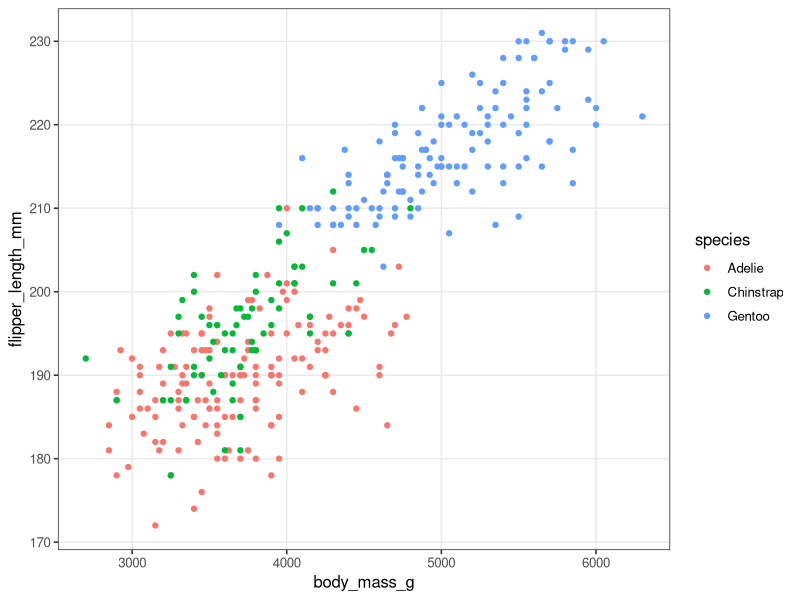
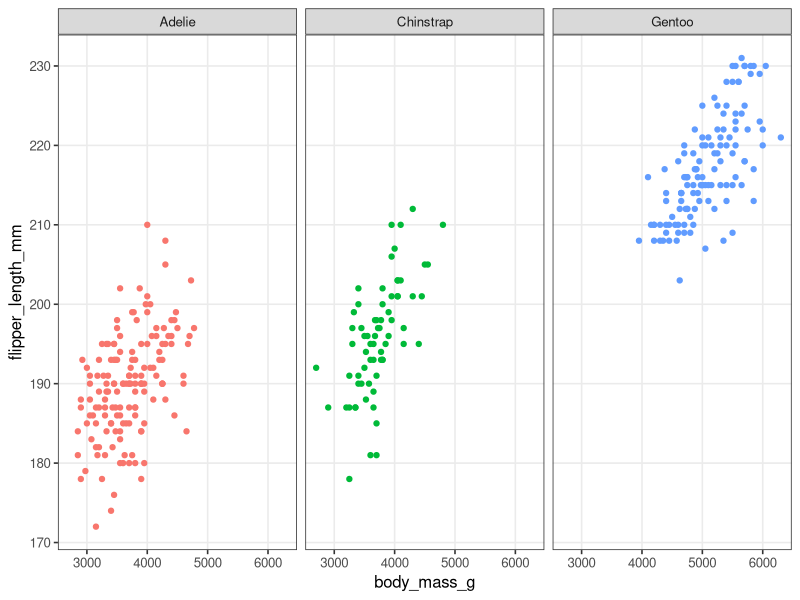
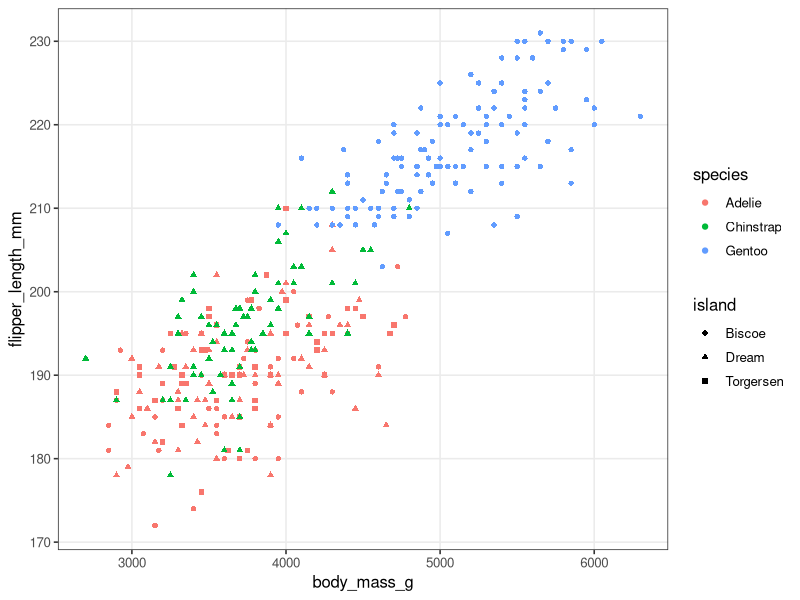
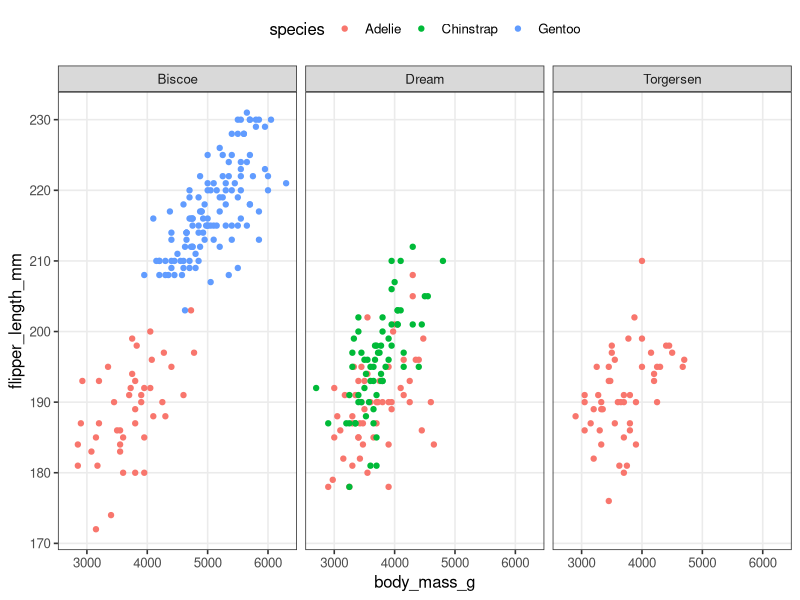
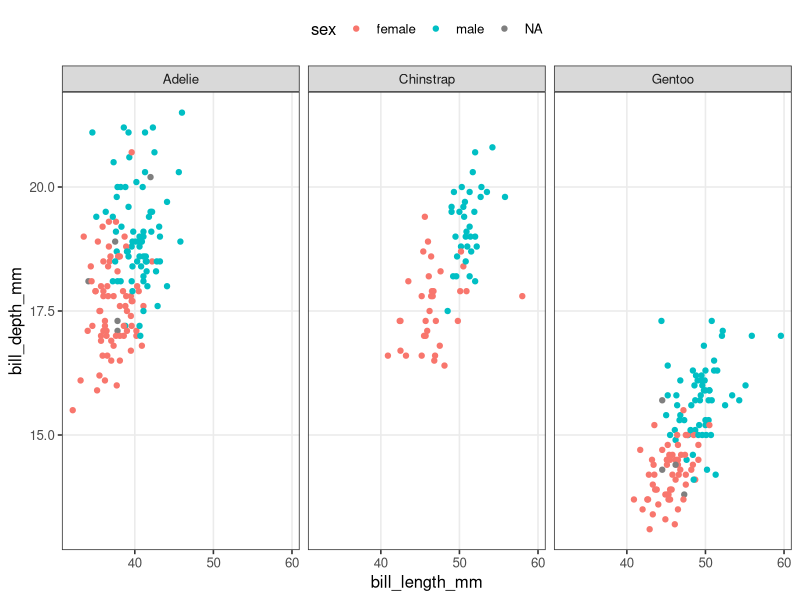
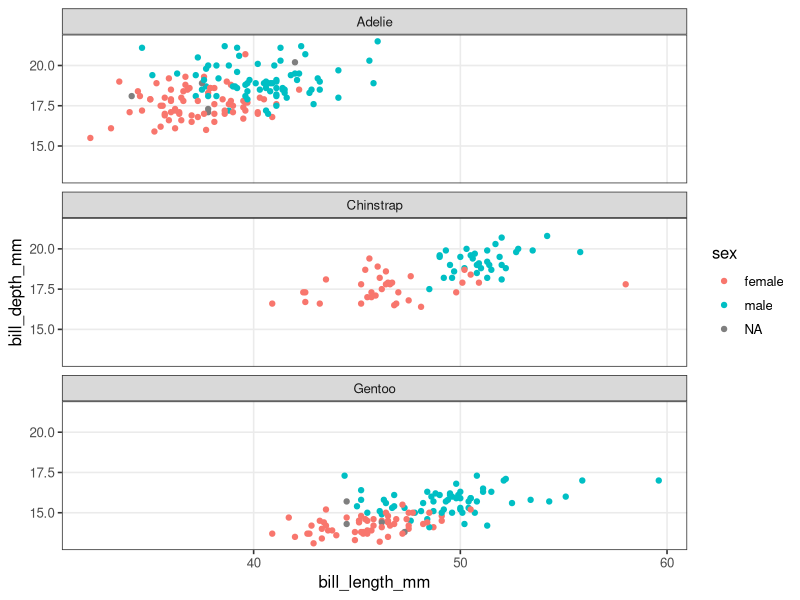
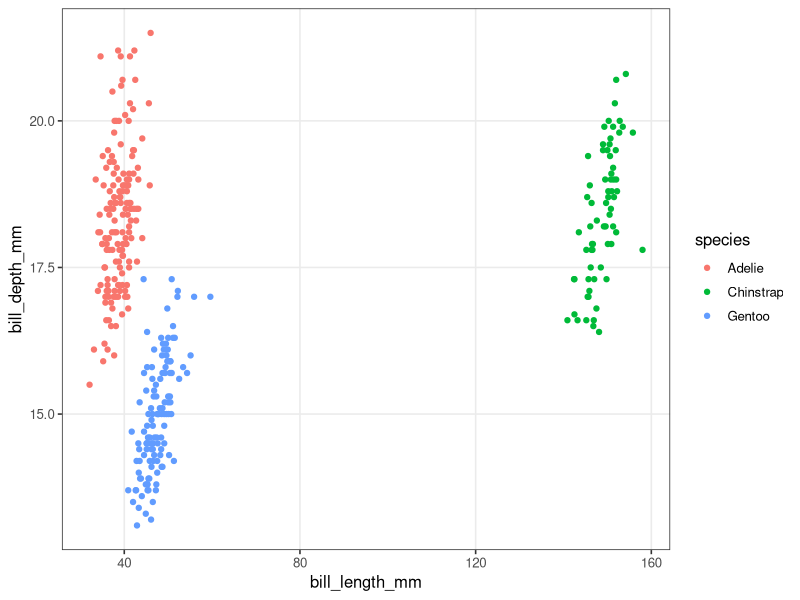
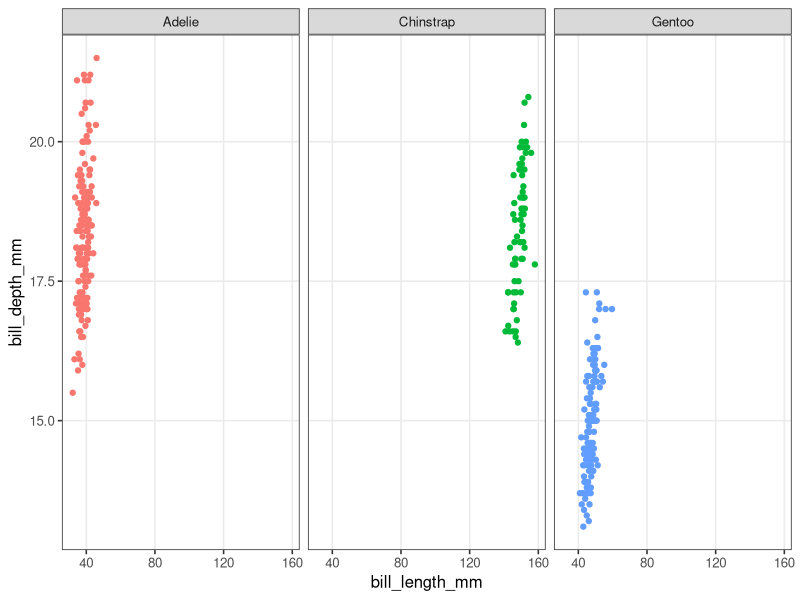

The R source for these figures, in order:
## ---- chunk 1
library(tidyverse)
library(palmerpenguins)
## ---- chunk 2
theme_set(theme_bw())
## ---- chunk 3
# (The default base_size is 11)
theme_set(theme_bw(base_size = 12))
## ---- chunk 4
theme_update(panel.grid.minor = element_blank())
## ---- chunk 5
penguins |> 
  ggplot(aes(x = body_mass_g, y = flipper_length_mm, color = species)) +
  geom_point()
## ---- chunk 6
penguins |> 
  ggplot(aes(x = body_mass_g, y = flipper_length_mm, color = species)) +
  geom_point() +
  # Add the facet_wrap layer:
  facet_wrap(~species) +
  # We still color by species to make the plot look nicer, but no longer need a legend:
  theme(legend.position = "none")
## ---- chunk 7
penguins |> 
  ggplot(aes(x = body_mass_g, y = flipper_length_mm,
             color = species, shape = island)) +
  geom_point()
## ---- chunk 8
penguins |> 
  ggplot(aes(x = body_mass_g, y = flipper_length_mm, color = species)) +
  geom_point() +
  facet_wrap(~island) +
  theme(legend.position = "top")
## ---- chunk 9
penguins |> 
  ggplot(aes(x = bill_length_mm, y = bill_depth_mm, color = sex)) +
  geom_point() +
  facet_wrap(~species) +
  theme(legend.position = "top")
## ---- chunk 10
penguins |> 
  ggplot(aes(x = bill_length_mm, y = bill_depth_mm, color = sex)) +
  geom_point() +
  facet_wrap(~species, ncol = 1)
## ---- chunk 11
penguins_ed <- penguins |>
  mutate(bill_length_mm = ifelse(species == "Chinstrap",
                                 bill_length_mm + 100,
                                 bill_length_mm))
## ---- chunk 12
penguins_ed |> 
  ggplot(aes(x = bill_length_mm, y = bill_depth_mm, color = species)) +
  geom_point()
## ---- chunk 13
penguins_ed |>
  ggplot(aes(x = bill_length_mm, y = bill_depth_mm, color = species)) +
  geom_point() +
  facet_wrap(~species) +
  theme(legend.position = "none")
## ---- chunk 14
penguins_ed |>
  ggplot(aes(x = bill_length_mm, y = bill_depth_mm, color = species)) +
  geom_point() +
  facet_wrap(~species, scales = "free_x") +
  theme(legend.position = "none")
## ---- chunk 15
penguins |>
  filter(!is.na(sex)) |> 
  ggplot(aes(x = body_mass_g, y = flipper_length_mm, color = species)) +
  geom_point() +
  facet_grid(island ~ sex) +
  theme(legend.position = "none")
## ---- chunk 16
ggplot(mpg, aes(x = displ, y = hwy)) + 
  geom_point() + 
  facet_wrap(~cyl)
## ---- chunk 17
penguins |> 
  ggplot(aes(x = bill_length_mm, y = bill_depth_mm, color = species)) +
  geom_point() +
  facet_grid(species~year) +
  theme(legend.position = "none")
## ---- chunk 18
library(patchwork)
## ---- chunk 19
p_scatter <- penguins |> 
  ggplot(aes(x = bill_length_mm, y = bill_depth_mm)) +
  geom_point() +
  facet_wrap("species")
p_scatter
## ---- chunk 20
p_bar <- penguins |> 
  summarize(bill_length = mean(bill_length_mm, na.rm = TRUE), .by = island) |>
  ggplot(aes(x = island, y = bill_length)) +
  geom_col()
p_bar
## ---- chunk 21
p_box <- penguins |> 
  drop_na() |> 
  ggplot(aes(x = sex, y = body_mass_g)) +
  geom_boxplot()
p_box
## ---- chunk 22
p_scatter / (p_bar | p_box)
## ---- chunk 23
p_scatter / (p_bar | p_box) +
  plot_annotation(tag_levels = "A")
## ---- chunk 24
ggsave("featured_plot.png")
## ---- chunk 25
p_bill_flipper <- penguins |>
  ggplot(aes(x = bill_length_mm, y = flipper_length_mm)) +
  geom_point() +
  facet_wrap(~species) +
  geom_smooth(method = "lm") +
  labs(x = "Bill Length (mm)", y = "Flipper Length (mm)")
  
p_mass_yr <- penguins |>
  ggplot(aes(x = species, y = body_mass_g)) +
  geom_boxplot() + 
  labs(x = "Species", y = "Body Mass (g)")

p_bill_flipper / p_mass_yr + 
  plot_annotation(tag_levels = 'I')
## ---- chunk 26
p_bill_flipper <- penguins |>
  ggplot(aes(x = bill_length_mm, y = flipper_length_mm)) +
  geom_point() +
  facet_wrap(~species) +
  geom_smooth(method = "lm") +
  labs(x = "Bill Length (mm)", y = "Flipper Length (mm)")
  
p_mass_yr <- penguins |>
  ggplot(aes(x = species, y = body_mass_g)) +
  geom_boxplot() + 
  labs(x = "Species", y = "Body Mass (g)")

p_bill_flipper / p_mass_yr + 
  plot_annotation(tag_levels = 'I')
## ---- chunk 27
ggsave("test_plot.png")
## ---- chunk 28
ggsave("test_plot2.png", p_bill_flipper)
